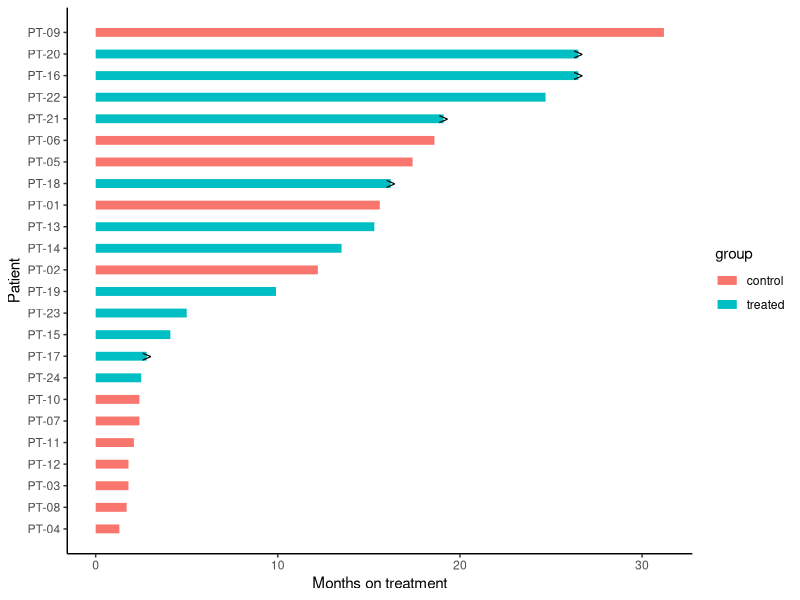

Reproduce this figure in R.
#!/usr/bin/env Rscript
# Standalone reproduction. Run inside the pinned pubready container
# (see REPRODUCE.md) from this bundle folder.
suppressPackageStartupMessages(library(ggplot2))

raw <- read.csv("input_months.csv", check.names = FALSE)
d <- data.frame(patient = as.character(raw[["patient"]]), duration = as.numeric(raw[["months"]]),
                group = as.character(raw[["arm"]]), ongoing = raw[["ended"]] == 0)
d <- d[order(d$duration), ]; d$rank <- seq_len(nrow(d))
p <- ggplot(d) + geom_segment(aes(x = 0, xend = duration, y = rank, yend = rank, colour = group),
                              linewidth = 3) +
  geom_point(data = d[d$ongoing, ], aes(x = duration, y = rank), shape = 62, size = 4) +
  scale_y_continuous(breaks = d$rank, labels = d$patient) +
  labs(x = "Months on treatment", y = "Patient") + theme_classic()
ggsave("figure_months_swimmer.pdf", p, width = 6.4, height = max(3.6, min(10, 1.6 + 0.18 * nrow(d))))
cat("Reproduced figure.\n")
